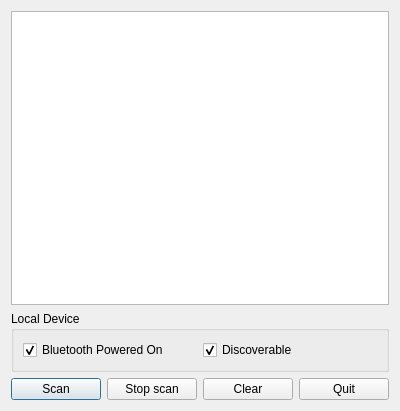
<?xml version="1.0" encoding="UTF-8"?>
<ui version="4.0">
 <class>DeviceDiscovery</class>
 <widget class="QDialog" name="DeviceDiscovery">
  <property name="geometry">
   <rect>
    <x>0</x>
    <y>0</y>
    <width>400</width>
    <height>411</height>
   </rect>
  </property>
  <property name="windowTitle">
   <string>Bluetooth Scanner</string>
  </property>
  <layout class="QVBoxLayout" name="verticalLayout">
   <item>
    <widget class="QListWidget" name="list"/>
   </item>
   <item>
    <widget class="QGroupBox" name="groupBox">
     <property name="title">
      <string>Local Device</string>
     </property>
     <layout class="QHBoxLayout" name="horizontalLayout_2">
      <item>
       <widget class="QCheckBox" name="power">
        <property name="text">
         <string>Bluetooth Powered On</string>
        </property>
        <property name="checked">
         <bool>true</bool>
        </property>
       </widget>
      </item>
      <item>
       <widget class="QCheckBox" name="discoverable">
        <property name="text">
         <string>Discoverable</string>
        </property>
        <property name="checked">
         <bool>true</bool>
        </property>
       </widget>
      </item>
     </layout>
    </widget>
   </item>
   <item>
    <layout class="QHBoxLayout" name="horizontalLayout">
     <item>
      <widget class="QPushButton" name="scan">
       <property name="text">
        <string>Scan</string>
       </property>
      </widget>
     </item>
     <item>
      <widget class="QPushButton" name="stopScan">
       <property name="text">
        <string>Stop scan</string>
       </property>
      </widget>
     </item>
     <item>
      <widget class="QPushButton" name="clear">
       <property name="text">
        <string>Clear</string>
       </property>
      </widget>
     </item>
     <item>
      <widget class="QPushButton" name="quit">
       <property name="text">
        <string>Quit</string>
       </property>
      </widget>
     </item>
    </layout>
   </item>
  </layout>
 </widget>
 <resources/>
 <connections>
  <connection>
   <sender>quit</sender>
   <signal>clicked()</signal>
   <receiver>DeviceDiscovery</receiver>
   <slot>accept()</slot>
   <hints>
    <hint type="sourcelabel">
     <x>323</x>
     <y>275</y>
    </hint>
    <hint type="destinationlabel">
     <x>396</x>
     <y>268</y>
    </hint>
   </hints>
  </connection>
  <connection>
   <sender>clear</sender>
   <signal>clicked()</signal>
   <receiver>list</receiver>
   <slot>clear()</slot>
   <hints>
    <hint type="sourcelabel">
     <x>188</x>
     <y>276</y>
    </hint>
    <hint type="destinationlabel">
     <x>209</x>
     <y>172</y>
    </hint>
   </hints>
  </connection>
 </connections>
</ui>
